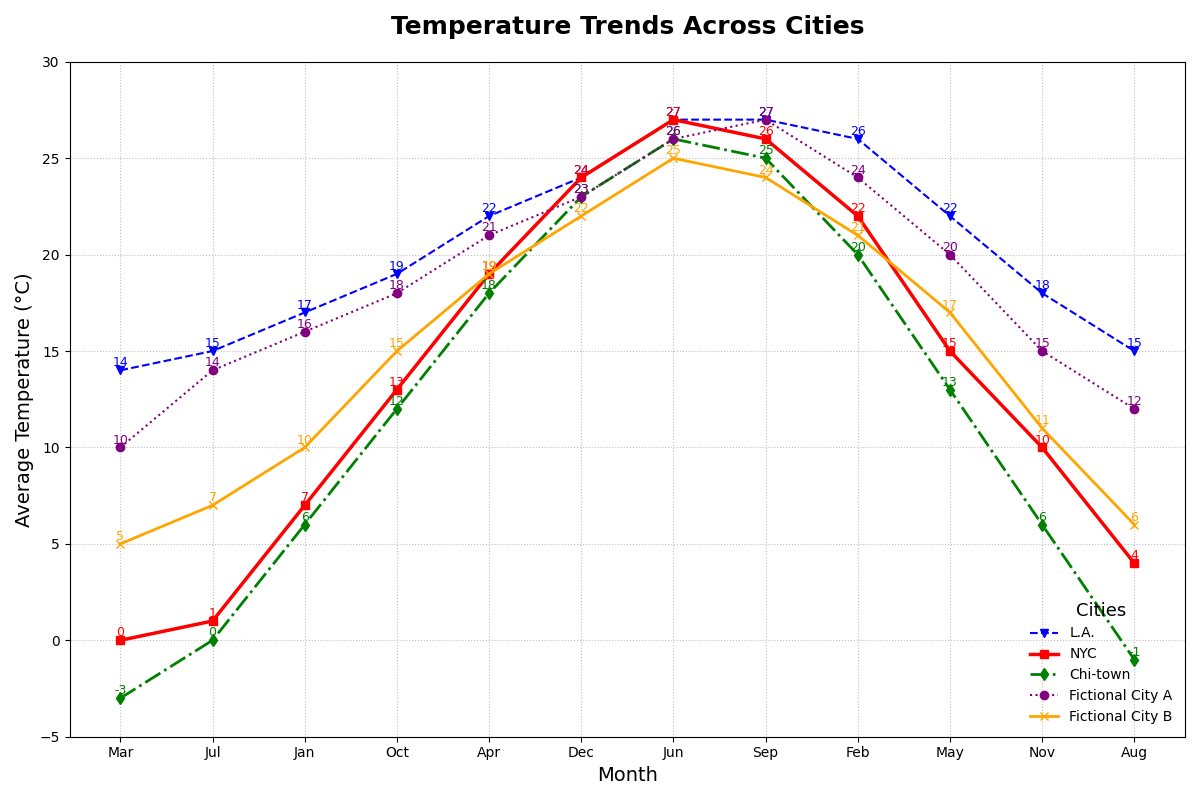

The Python source for this figure:
import matplotlib.pyplot as plt
import numpy as np

months = np.array(['Mar', 'Jul', 'Jan', 'Oct', 'Apr', 'Dec', 'Jun', 'Sep', 'Feb', 'May', 'Nov', 'Aug'])
la_temps = np.array([14, 15, 17, 19, 22, 24, 27, 27, 26, 22, 18, 15])
ny_temps = np.array([0, 1, 7, 13, 19, 24, 27, 26, 22, 15, 10, 4])
chicago_temps = np.array([-3, 0, 6, 12, 18, 23, 26, 25, 20, 13, 6, -1])

# Added fictional data for two new cities.
fictional_city_a_temps = np.array([10, 14, 16, 18, 21, 23, 26, 27, 24, 20, 15, 12])
fictional_city_b_temps = np.array([5, 7, 10, 15, 19, 22, 25, 24, 21, 17, 11, 6])

fig, ax = plt.subplots(figsize=(12, 8))

ax.plot(months, la_temps, marker='v', linestyle='--', color='blue', label='L.A.', linewidth=1.5)
ax.plot(months, ny_temps, marker='s', linestyle='-', color='red', label='NYC', linewidth=2.5)
ax.plot(months, chicago_temps, marker='d', linestyle='-.', color='green', label='Chi-town', linewidth=2)

# Plotting the additional data series for Fictional City A and B
ax.plot(months, fictional_city_a_temps, marker='o', linestyle=':', color='purple', label='Fictional City A', linewidth=1.5)
ax.plot(months, fictional_city_b_temps, marker='x', linestyle='-', color='orange', label='Fictional City B', linewidth=2)

ax.set_title("Temperature Trends Across Cities", fontsize=18, weight='bold', pad=20)
ax.set_xlabel("Month", fontsize=14)
ax.set_ylabel("Average Temperature (°C)", fontsize=14)
ax.set_ylim(-5, 30)
ax.grid(True, linestyle=':', alpha=0.8)

# Adding annotations for the fictional data series.
for i, txt in enumerate(la_temps):
    ax.text(months[i], la_temps[i] + 0.2, str(txt), ha='center', fontsize=9, color='blue')
for i, txt in enumerate(ny_temps):
    ax.text(months[i], ny_temps[i] + 0.2, str(txt), ha='center', fontsize=9, color='red')
for i, txt in enumerate(chicago_temps):
    ax.text(months[i], chicago_temps[i] + 0.2, str(txt), ha='center', fontsize=9, color='green')
for i, txt in enumerate(fictional_city_a_temps):
    ax.text(months[i], fictional_city_a_temps[i] + 0.2, str(txt), ha='center', fontsize=9, color='purple')
for i, txt in enumerate(fictional_city_b_temps):
    ax.text(months[i], fictional_city_b_temps[i] + 0.2, str(txt), ha='center', fontsize=9, color='orange')

ax.legend(title='Cities', title_fontsize='13', fontsize='10', loc='lower right', frameon=False)

plt.tight_layout()
plt.show()
